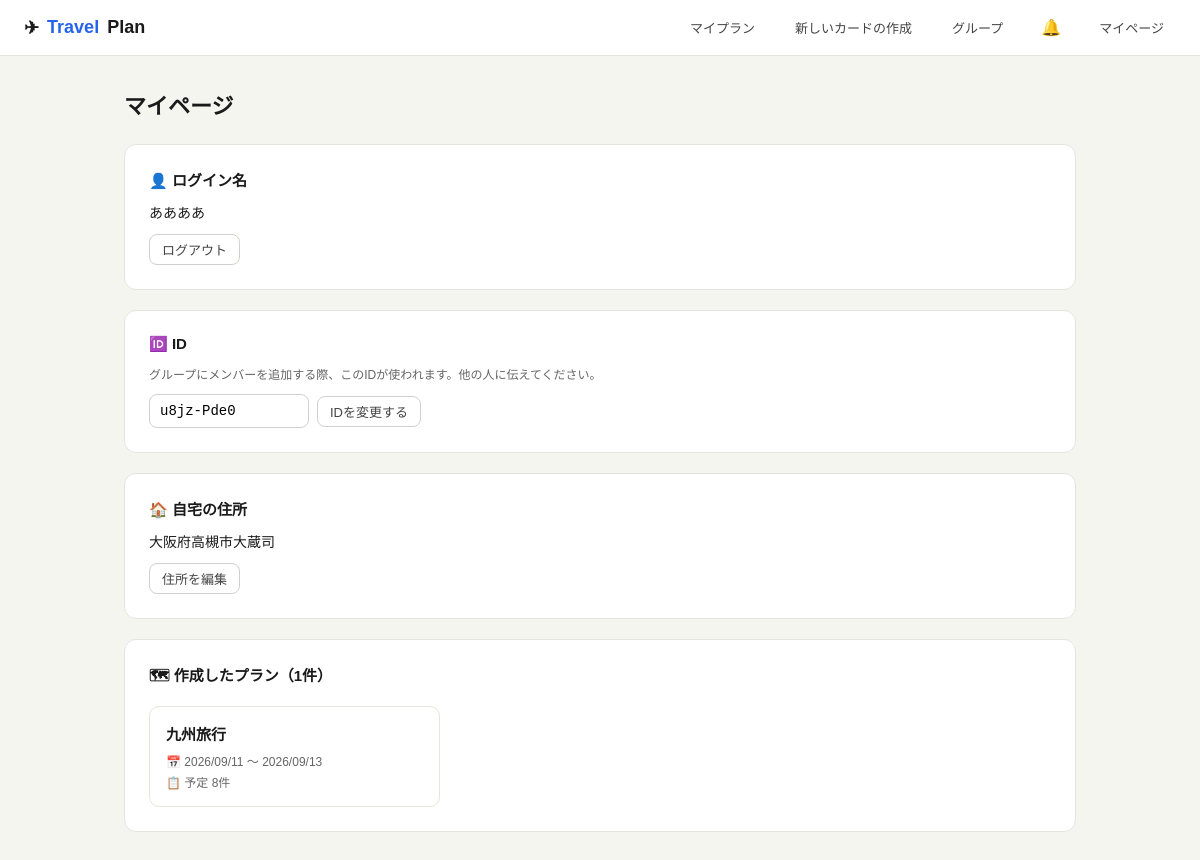
The app's page /mypage/ (signed in), older data.
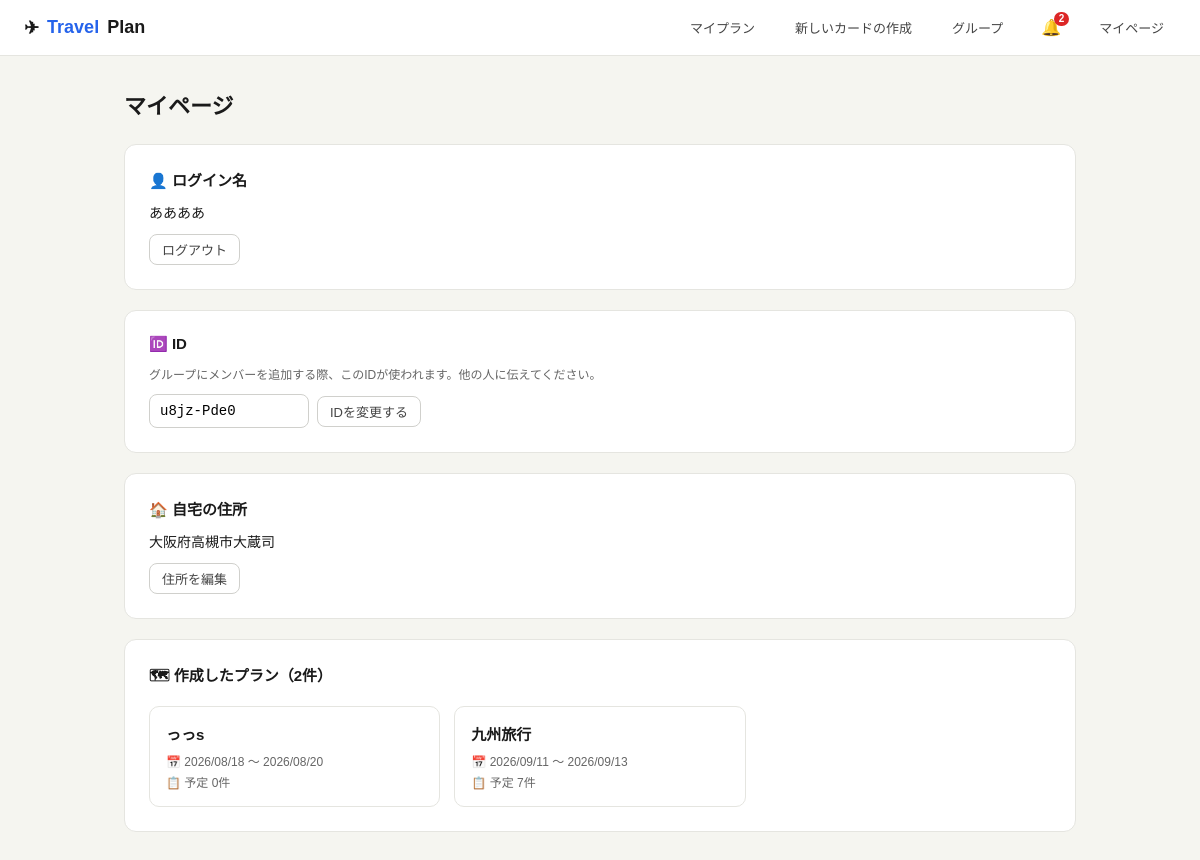
The same page, newer data.
### travel/models.py (models this page shows, shortened)
class TravelPlan(models.Model):
    user = models.ForeignKey(User, on_delete=models.CASCADE, related_name='plans')
    name = models.CharField(max_length=200)
    start_date = models.DateField(null=True, blank=True)
    end_date = models.DateField(null=True, blank=True)
    share_token = models.UUIDField(default=uuid.uuid4, editable=False, unique=True)
    group = models.ForeignKey(Group, on_delete=models.SET_NULL, null=True, blank=True, related_name='plans')
    participant_count = models.PositiveIntegerField(default=1)
    warikan_enabled = models.BooleanField(default=False)
    created_at = models.DateTimeField(auto_now_add=True)
    updated_at = models.DateTimeField(auto_now=True)
    class Meta:
        ordering = ['-created_at']
    @property
    def total_cards(self):
        return self.schedule_items.count()

### travel/views.py (the view, shortened to what this page needs)
# urls.py: path('mypage/', views.my_info_view, name='my_info'),
@login_required
def my_info_view(request):
    profile, _ = Profile.objects.get_or_create(user=request.user)
    profile.ensure_user_code()
    error = None
    plans = TravelPlan.objects.filter(user=request.user)
    return render(request, 'travel/my_info.html', {'profile': profile, 'plans': plans, 'error': error})

### travel/models.py (called while the page is built)
    def ensure_user_code(self):
        if not self.user_code:
            self.user_code = generate_unique_user_code()
            self.save(update_fields=['user_code'])
        return self.user_code

### travel/templates/travel/my_info.html (shortened to what this page needs)
{% extends 'travel/base.html' %}
{% block content %}
<div class="container">
  <h1 style="font-size:22px;font-weight:600;margin-bottom:24px">マイページ</h1>
  <div class="card" style="margin-bottom:20px">
    <h2 style="font-size:15px;font-weight:600;margin-bottom:12px">👤 ログイン名</h2>
    <p style="font-size:14px;color:#1a1a1a;margin-bottom:12px">{{ user.username }}</p>
    <form method="post" action="/logout/" style="margin:0">
      <button type="submit" class="btn btn-secondary btn-sm">ログアウト</button>
    </form>
  </div>
  <div class="card" style="margin-bottom:20px">
    <h2 style="font-size:15px;font-weight:600;margin-bottom:12px">🆔 ID</h2>
    <p style="font-size:12px;color:#666;margin-bottom:12px">グループにメンバーを追加する際、このIDが使われます。他の人に伝えてください。</p>
    <form method="post" style="display:flex;gap:8px;align-items:center;flex-wrap:wrap">
      <input type="text" name="user_code" value="{{ profile.user_code }}" style="padding:8px 10px;border:1px solid #d0d0cc;border-radius:8px;font-size:14px;font-family:monospace;width:160px">
      <button type="submit" class="btn btn-secondary btn-sm">IDを変更する</button>
    </form>
  </div>
  <div class="card" style="margin-bottom:20px">
    <h2 style="font-size:15px;font-weight:600;margin-bottom:12px">🏠 自宅の住所</h2>
    <p style="font-size:14px;color:#1a1a1a;margin-bottom:12px">{{ profile.home_address|default:"未設定" }}</p>
    <a href="/profile/address/" class="btn btn-secondary btn-sm">住所を編集</a>
  </div>
  <div class="card">
    <h2 style="font-size:15px;font-weight:600;margin-bottom:16px">🗺 作成したプラン（{{ plans|length }}件）</h2>
    {% if plans %}
    <div style="display:grid;grid-template-columns:repeat(auto-fill,minmax(240px,1fr));gap:14px">
      {% for plan in plans %}
      <div style="border:1px solid #e5e5e0;border-radius:10px;padding:16px;cursor:pointer" onclick="location.href='/plan/{{ plan.pk }}/edit/'">
        <div style="font-size:15px;font-weight:600;margin-bottom:8px">{{ plan.name }}</div>
        {% if plan.start_date %}
        <div style="font-size:12px;color:#666;margin-bottom:4px">📅 {{ plan.start_date|date:"Y/m/d" }} 〜 {{ plan.end_date|date:"Y/m/d" }}</div>
        {% else %}
        <div style="font-size:12px;color:#aaa;margin-bottom:4px">📅 日程未設定</div>
        {% endif %}
        <div style="font-size:12px;color:#666">📋 予定 {{ plan.total_cards }}件</div>
      </div>
      {% endfor %}
    </div>
    {% else %}
    <div style="text-align:center;padding:40px 20px;color:#aaa;font-size:13px">まだプランを作成していません。<br><a href="/plan/new/">新しい旅行プラン</a>から作成できます。</div>
    {% endif %}
  </div>
</div>
{% endblock %}

Row changes from the older to the newer data that the page shows:
added TravelPlan: name "っっs", start_date "2026/08/18", end_date "2026/08/20", total_cards "0"
computed for TravelPlan "九州旅行": total_cards "8" → "7"
Text that changed along with them:
{{ unread_notification_count }}: (not shown) → "2"
{{ plans|length }}: "1" → "2"
